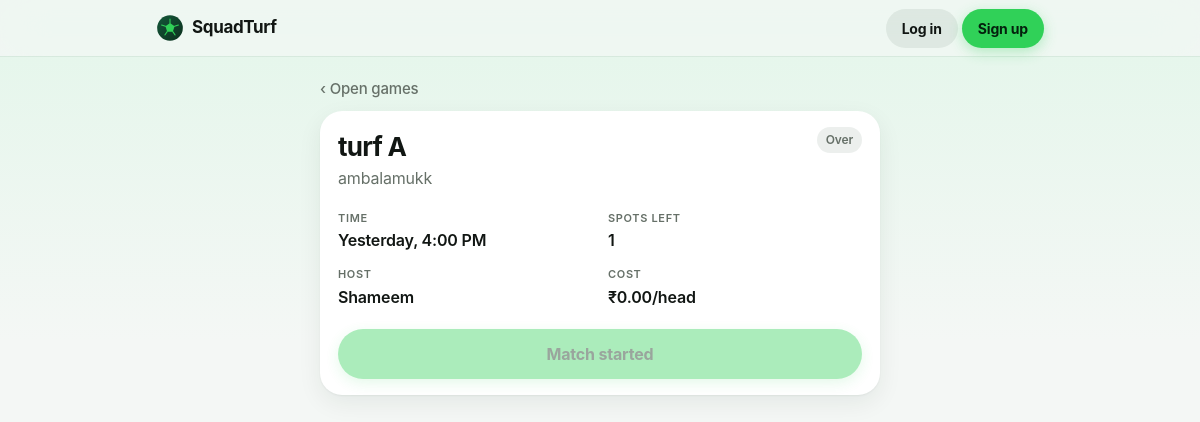
/match/1/, run on the app's committed database.
### core/models.py (models this page shows, shortened)
class Match(models.Model):
    class MatchType(models.TextChoices):
        URGENT = 'URGENT', 'Urgent / Playing Now'
        SCHEDULED = 'SCHEDULED', 'Scheduled / Later'
    class CostModel(models.TextChoices):
        FREE = 'FREE', 'Free / Host Sponsored'
        SPLIT = 'SPLIT', 'Split Cost'
    class Status(models.TextChoices):
        OPEN = 'OPEN', 'Open for Players'
        FILLED = 'FILLED', 'Slots Filled'
        CANCELLED = 'CANCELLED', 'Cancelled'
    host = models.ForeignKey(
        settings.AUTH_USER_MODEL, on_delete=models.CASCADE, related_name='hosted_matches'
    )
    turf = models.ForeignKey(Turf, on_delete=models.CASCADE, related_name='matches')
    match_type = models.CharField(
        max_length=15, choices=MatchType.choices, default=MatchType.URGENT
    )
    cost_model = models.CharField(
        max_length=10, choices=CostModel.choices, default=CostModel.SPLIT
    )
    per_head_amount = models.DecimalField(max_digits=7, decimal_places=2, default=0)
    players_needed = models.PositiveIntegerField(default=1)
    match_time = models.DateTimeField()
    note = models.CharField(max_length=255, blank=True)
    status = models.CharField(max_length=15, choices=Status.choices, default=Status.OPEN)
    reminder_sent = models.BooleanField(default=False)
    created_at = models.DateTimeField(auto_now_add=True)
    class Meta:
        ordering = ['match_time']
        indexes = [models.Index(fields=['status', 'match_time'], name='match_status_time_idx')]
    @property
    def cost_display(self):
        if self.cost_model == self.CostModel.FREE:
            return 'Free'
        return f"₹{self.per_head_amount:g}/head"

class Turf(models.Model):
    name = models.CharField(max_length=120)
    location_name = models.CharField(max_length=200)
    slug = models.SlugField(
        unique=True,
        help_text="Used in the QR landing URL, e.g. /t/arena-malaparamba/",
    )
    is_active = models.BooleanField(default=True)
    created_at = models.DateTimeField(auto_now_add=True)
    SLOT_LENGTH_CHOICES = [
        (30, '30 minutes'), (60, '1 hour'), (90, '90 minutes'), (120, '2 hours'),
    ]
    booking_enabled = models.BooleanField(
        default=False,
        help_text="Master switch. Turn on once the turf is onboarded and its details are filled in "
                  "— only then does it appear under Book a turf.",
    )
    bookings_paused = models.BooleanField(
        default=False,
        help_text="Temporarily stop new online bookings. The turf admin can flip this too.",
    )
    description = models.TextField(blank=True)
    address = models.CharField(max_length=255, blank=True)
    map_url = models.URLField(blank=True, help_text="Google Maps link (optional) — used for Directions.")
    cover_image_url = models.URLField(
        max_length=500, blank=True,
        help_text="Direct link to a cover photo (optional). A designed gradient is used if left blank.",
    )
    sports = models.CharField(max_length=200, blank=True, help_text="Comma separated, e.g. Football, Cricket")
    amenities = models.CharField(
        max_length=300, blank=True, help_text="Comma separated, e.g. Floodlights, Parking, Washroom"
    )
    pitch_info = models.CharField(max_length=120, blank=True, help_text="e.g. Artificial turf · 5v5 / 7v7")
    contact_phone = models.CharField(max_length=15, blank=True)
    opens_at = models.TimeField(default=time(6, 0))
    closes_at = models.TimeField(
        default=time(23, 0), help_text="Use 12:00 AM (midnight) to run until the end of the day."
    )
    slot_minutes = models.PositiveSmallIntegerField(default=60, choices=SLOT_LENGTH_CHOICES)
    max_slots_per_booking = models.PositiveSmallIntegerField(
        default=4, validators=[MinValueValidator(1), MaxValueValidator(8)]
    )
    advance_days = models.PositiveSmallIntegerField(
        default=14, validators=[MinValueValidator(1), MaxValueValidator(60)],
        help_text="How many days ahead players can book.",
    )
    cancel_before_hours = models.PositiveSmallIntegerField(
        default=4, validators=[MaxValueValidator(72)],
        help_text="Players can cancel for free until this many hours before the start.",
    )
    price_per_slot = models.DecimalField(max_digits=8, decimal_places=2, default=0)
    peak_price_per_slot = models.DecimalField(max_digits=8, decimal_places=2, null=True, blank=True)
    peak_starts_at = models.TimeField(
        null=True, blank=True, help_text="Peak price applies from this time until closing."
    )
    weekend_is_peak = models.BooleanField(default=False, help_text="Charge the peak price all day Sat & Sun.")
    class Meta:
        ordering = ['name']

### core/views.py (the view, shortened to what this page needs)
# urls.py: path('match/<int:match_id>/', views.match_detail, name='match_detail'),
def match_detail(request, match_id):
    match = get_object_or_404(Match.objects.select_related('turf', 'host', 'host__profile'), id=match_id)
    is_host = request.user.is_authenticated and request.user == match.host
    is_past = match.match_time < (timezone.now() - PAST_CUTOFF)
    already_started = match.match_time < timezone.now()
    join_requests = None
    user_request = None
    is_accepted_player = False
    existing_rating = None      # a non-host accepted player's rating of the host
    rateable_players = []       # host-only: one rating slot per accepted player
    if is_host:
        join_requests = match.requests.select_related('player', 'player__profile').order_by('-created_at')
    elif request.user.is_authenticated:
        user_request = JoinRequest.objects.filter(match=match, player=request.user).first()
        is_accepted_player = bool(user_request and user_request.status == JoinRequest.Status.ACCEPTED)
    context = {
        'match': match,
        'is_host': is_host,
        'join_requests': join_requests,
        'user_request': user_request,
        'is_past': is_past,
        'already_started': already_started,
        'is_accepted_player': is_accepted_player,
        'existing_rating': existing_rating,
        'rateable_players': rateable_players,
    }
    return render(request, 'core/match_detail.html', context)

### core/context_processors.py (called while the page is built)
def unread_notifications(request):
    user = request.user
    if not user.is_authenticated:
        return {}
    return {
        'unread_notification_count': active_for(user).filter(is_read=False).count(),
        'has_push_subscription': PushSubscription.objects.filter(user=user).exists(),
    }

def turf_admin_context(request):
    if not request.user.is_authenticated:
        return {}
    turfs = bl.managed_turfs(request.user)
    return {'is_turf_admin': bool(turfs), 'managed_turfs': turfs}

### core/templatetags/core_extras.py (called while the page is built)
@register.filter
def relative_day(value):
    if not value:
        return ''
    local_now = timezone.localtime(timezone.now())
    local_value = timezone.localtime(value)
    delta_days = (local_value.date() - local_now.date()).days
    time_str = local_value.strftime('%I:%M %p').lstrip('0')
    if delta_days == 0:
        return f"Today, {time_str}"
    if delta_days == 1:
        return f"Tomorrow, {time_str}"
    if delta_days == -1:
        return f"Yesterday, {time_str}"
    return local_value.strftime('%d %b %Y, %I:%M %p').lstrip('0')

### core/templates/core/match_detail.html (shortened to what this page needs)
{% extends 'core/base.html' %}
{% load core_extras %}
{% block content %}
<div class="st st-narrow" style="max-width:560px">
  <a class="st-back" href="{% url 'feed' %}">‹ Open games</a>
  <div class="st-plain">
    <div class="st-match-top">
      <div style="min-width:0">
        <h1 style="font-size:26px;letter-spacing:-.03em;font-weight:700">{{ match.turf.name }}</h1>
        <p class="st-muted">{{ match.turf.location_name }}</p>
      </div>
      {% if is_past %}<span class="st-tag">Over</span>
      {% elif match.status == 'OPEN' %}<span class="st-tag st-tag-dark">Open</span>
      {% elif match.status == 'FILLED' %}<span class="st-tag">Full</span>
      {% else %}<span class="st-tag st-tag-bad">Cancelled</span>{% endif %}
    </div>
    <div class="st-kv">
      <div><small>Time</small><b>{{ match.match_time|relative_day }}</b></div>
      <div><small>Spots left</small><b>{{ match.players_needed }}</b></div>
      <div><small>Host</small><b>{{ match.host.first_name|default:match.host.username }}</b></div>
      <div><small>Cost</small><b>{{ match.cost_display }}</b></div>
    </div>
    <div style="margin-top:20px">
    {% if is_host %}
      <h2 class="st-h2" style="font-size:17px">Requests ({{ join_requests|length }})</h2>
      {% for req in join_requests %}
      <div class="st-line">
        <div style="min-width:0">
          <p>{{ req.player.first_name|default:req.player.username }}</p>
          <div class="st-wrap-flex" style="margin-top:4px">{% include 'core/_rating_summary.html' with profile=req.player.profile %}</div>
          {% if req.status == 'ACCEPTED' and req.player.profile.phone %}<small style="margin-top:4px">{{ req.player.profile.phone }}</small>{% endif %}
        </div>
        {% if req.status == 'PENDING' %}
        <div class="st-wrap-flex" style="flex-wrap:nowrap">
          <form method="post" action="{% url 'respond_request' req.id 'accept' %}">{% csrf_token %}<button class="st-btn st-btn-sm" type="submit">Accept</button></form>
          <form method="post" action="{% url 'respond_request' req.id 'reject' %}">{% csrf_token %}<button class="st-btn st-btn-soft st-btn-sm" type="submit">Decline</button></form>
        </div>
        {% elif req.status == 'ACCEPTED' %}<span class="st-tag st-tag-ok">Accepted</span>
        {% elif req.status == 'REJECTED' %}<span class="st-tag st-tag-bad">Declined</span>{% endif %}
      </div>
      {% empty %}<p class="st-muted">No requests yet.</p>{% endfor %}
      {% if not is_past and match.status != 'CANCELLED' %}
      <form method="post" action="{% url 'cancel_match' match.id %}" style="margin-top:18px" data-confirm-title="Cancel this match?" data-confirm-body="Everyone who joined will be notified." data-confirm-label="Cancel match" data-danger>
        {% csrf_token %}<button class="st-link st-link-danger" type="submit">Cancel this match</button>
      </form>
      {% endif %}
    {% else %}
      {% if already_started %}<button class="st-btn st-btn-block" disabled>Match started</button>
      {% else %}<button class="st-btn st-btn-block" disabled>Match {{ match.get_status_display|lower }}</button>{% endif %}
    {% endif %}
    </div>
  </div>
</div>
{% endblock %}
{% block extra_js %}{% load static %}
{% endblock %}

### core/static/core/css/app.css (style rules this page uses)
:root { --label: #111613; --label-2: #667068; --bg: #f4f7f5; --surface: #fff; --fill: rgba(96, 120, 104, .12); --hairline: rgba(40, 70, 52, .14); --brand: #30d158; --brand-strong: #1fb848; --brand-ink: #0a6b34; --on-brand: #04210d; --brand-tint: rgba(48, 209, 88, .15); --deep: #0b2f1d; --deep-2: #14583a; --players: #5e5ce6; --players-tint: rgba(94, 92, 230, .12); --ok: #1e7f3a; --ok-bg: rgba(48, 209, 88, .16); --warn: #8a5a00; --warn-bg: rgba(255, 159, 10, .18); --bad: #c4120a; --bad-bg: rgba(255, 59, 48, .11); --amber: #ffb000; --ease: cubic-bezier(.22, 1, .36, 1); --shadow: 0 1px 2px rgba(10, 40, 24, .05), 0 8px 24px rgba(10, 40, 24, .07); --shadow-up: 0 2px 4px rgba(10, 40, 24, .06), 0 16px 40px rgba(10, 40, 24, .14); --nav-h: 56px; --tab-h: 0px; --font: -apple-system, BlinkMacSystemFont, "SF Pro Text", "Segoe UI", Roboto, Inter, system-ui, sans-serif; }
*, *::before, *::after { box-sizing: border-box; }
html { -webkit-text-size-adjust: 100%; scroll-padding-top: 72px; }
body { margin: 0; min-height: 100vh; display: flex; flex-direction: column; font: 400 16px/1.5 var(--font); letter-spacing: -.011em; color: var(--label); background: linear-gradient(180deg, #e3f6ea 0, var(--bg) 340px) no-repeat, var(--bg); -webkit-font-smoothing: antialiased; -webkit-tap-highlight-color: transparent; }
a { color: inherit; text-decoration: none; }
h1, h2, h3, p { margin: 0; }
button, input, select, textarea { font: inherit; color: inherit; }
button { cursor: pointer; }
.st-narrow { max-width: 460px; margin: 0 auto; }
.st { max-width: 920px; margin: 0 auto; }
.st-muted { color: var(--label-2); }
.st-back { display: inline-flex; align-items: center; gap: 4px; margin-bottom: 10px; font-size: 15px; font-weight: 500; color: var(--label-2); }
.st-btn { display: inline-flex; align-items: center; justify-content: center; gap: 8px; border: 0; border-radius: 999px; padding: 13px 22px; font-size: 16px; font-weight: 700; letter-spacing: -.012em; background: var(--brand); color: var(--on-brand); box-shadow: 0 4px 14px rgba(48, 209, 88, .32); transition: transform .14s var(--ease), background-color .2s, opacity .2s; }
.st-btn[disabled] { opacity: .4; pointer-events: none; }
.st-btn-block { display: flex; width: 100%; }
.st-tag { display: inline-flex; align-items: center; gap: 5px; padding: 4px 9px; border-radius: 999px; background: var(--fill); font-size: 12px; font-weight: 600; color: var(--label-2); white-space: nowrap; }
.st-plain { padding: 16px 18px; border-radius: 22px; background: var(--surface); box-shadow: var(--shadow); }
::placeholder { color: rgba(60, 60, 67, .4); }
.st-kv { display: grid; grid-template-columns: 1fr 1fr; gap: 14px 16px; margin-top: 20px; }
.st-kv small { display: block; font-size: 11px; font-weight: 600; letter-spacing: .06em; text-transform: uppercase; color: var(--label-2); }
.st-kv b { display: block; margin-top: 2px; font-size: 16px; font-weight: 600; }
.st-match-top { display: flex; align-items: flex-start; justify-content: space-between; gap: 10px; }

### data on the page
Match: turf.name "turf A", turf.location_name "ambalamukk", match_time|relative_day "Yesterday, 4:00 PM", players_needed "1", host.first_name "Shameem", cost_display "₹0.00/head"
